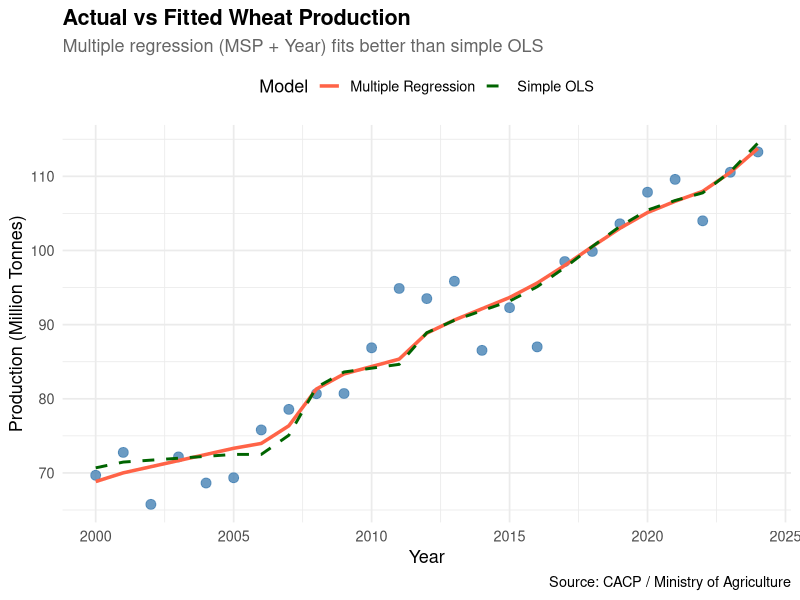
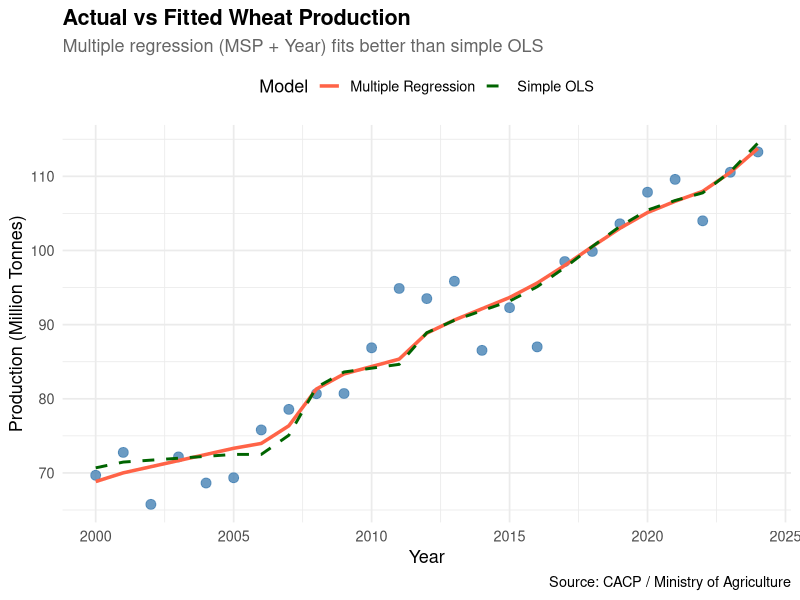

The R script that drew these images, in order:
# ── Load packages ──────────────────────────────────────────────────────────────
library(tidyverse)
library(here)

# ── Load clean data ────────────────────────────────────────────────────────────
wheat <- read_csv(here("data_clean", "wheat_clean.csv"))

# Fix unit again (same fix as before)
wheat <- wheat %>%
  mutate(production_mt = production_lakh_tonnes / 1000)
# ── Model 1: Simple OLS ────────────────────────────────────────────────────────

# lm() = linear model function in R
# Formula syntax: y ~ x
# Here: production_mt ~ msp_rs_per_quintal
# Reads as: "production explained by MSP"

model1 <- lm(production_mt ~ msp_rs_per_quintal, data = wheat)

# summary() gives full regression output
summary(model1)
# ── Model 2: Log-Log regression ────────────────────────────────────────────────

# log() = natural logarithm
# In a log-log model:
# log(Y) = a + b * log(X)
# The coefficient b = elasticity
# Elasticity = "if X increases by 1%, Y changes by b%"

model2 <- lm(log(production_mt) ~ log(msp_rs_per_quintal), data = wheat)

summary(model2)
# ── Model 3: Multiple regression with time trend ────────────────────────────────

# Here we add year_num as a control variable
# This separates the effect of MSP from the general time trend
# (maybe production grew just because of technology, not MSP)

model3 <- lm(production_mt ~ msp_rs_per_quintal + year_num, data = wheat)

summary(model3)
# ── Model comparison ───────────────────────────────────────────────────────────

# Extract key statistics from each model neatly

model_comparison <- data.frame(
  Model = c("Simple OLS", "Log-Log", "Multiple (with Year)"),
  R_squared = c(
    summary(model1)$r.squared,
    summary(model2)$r.squared,
    summary(model3)$r.squared
  ),
  Adj_R_squared = c(
    summary(model1)$adj.r.squared,
    summary(model2)$adj.r.squared,
    summary(model3)$adj.r.squared
  ),
  MSP_Coef = c(
    coef(model1)["msp_rs_per_quintal"],
    coef(model2)["log(msp_rs_per_quintal)"],
    coef(model3)["msp_rs_per_quintal"]
  ),
  MSP_pvalue = c(
    summary(model1)$coefficients["msp_rs_per_quintal", "Pr(>|t|)"],
    summary(model2)$coefficients["log(msp_rs_per_quintal)", "Pr(>|t|)"],
    summary(model3)$coefficients["msp_rs_per_quintal", "Pr(>|t|)"]
  )
)

print(model_comparison)
# ── Plot: Actual vs Fitted values for Model 3 ──────────────────────────────────

wheat <- wheat %>%
  mutate(
    fitted_model1 = fitted(model1),
    fitted_model3 = fitted(model3)
  )

ggplot(wheat, aes(x = year_num)) +
  geom_point(aes(y = production_mt),
             color = "steelblue", size = 3,
             alpha = 0.8) +
  geom_line(aes(y = fitted_model3, color = "Multiple Regression"),
            linewidth = 1.2) +
  geom_line(aes(y = fitted_model1, color = "Simple OLS"),
            linewidth = 1, linetype = "dashed") +
  scale_color_manual(values = c("Multiple Regression" = "tomato",
                                "Simple OLS"          = "darkgreen")) +
  labs(
    title    = "Actual vs Fitted Wheat Production",
    subtitle = "Multiple regression (MSP + Year) fits better than simple OLS",
    x        = "Year",
    y        = "Production (Million Tonnes)",
    color    = "Model",
    caption  = "Source: CACP / Ministry of Agriculture"
  ) +
  theme_minimal(base_size = 13) +
  theme(
    plot.title      = element_text(face = "bold"),
    plot.subtitle   = element_text(color = "grey40"),
    legend.position = "top"
  )

ggsave(here("outputs", "plot7_regression_fit.png"),
       width = 10, height = 6, dpi = 300)
# ── Save model comparison table ────────────────────────────────────────────────

write_csv(model_comparison,
          here("data_clean", "regression_results.csv"))

cat("Regression results saved!\n")

# Print a clean interpretation
cat("\n=== KEY FINDINGS ===\n")
cat("Model 1 R-squared:", round(summary(model1)$r.squared, 4), "\n")
cat("Model 2 Elasticity (log-log coef):",
    round(coef(model2)["log(msp_rs_per_quintal)"], 4), "\n")
cat("Model 3 Adj R-squared:", round(summary(model3)$adj.r.squared, 4), "\n")
cat("Model 3 MSP p-value:",
    round(summary(model3)$coefficients["msp_rs_per_quintal","Pr(>|t|)"], 4), "\n")
